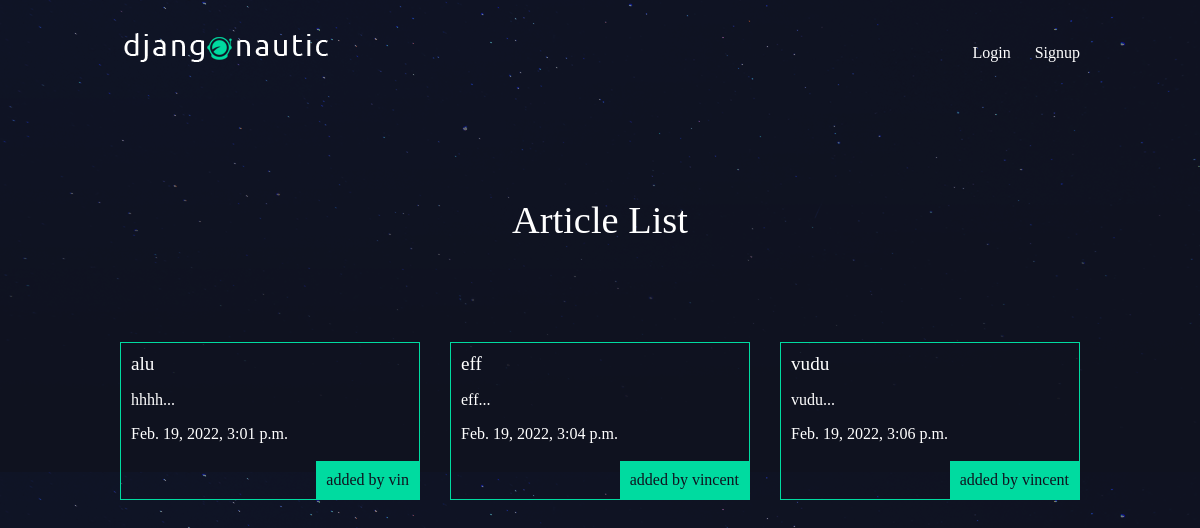
The page / on the database its author committed.
### articles/models.py (models this page shows, shortened)
class Article(models.Model):
    title = models.CharField(max_length=100)
    slug = models.SlugField()
    body = models.TextField()
    date = models.DateTimeField(auto_now_add=True)
    thumb = models.ImageField(default='default.png', blank=True)
    author = models.ForeignKey(User, default=None, on_delete=models.CASCADE)
    def snippet(self):
        return f"{self.body[:50]}..."

### articles/views.py (the view)
# urls.py: path('', views.articles_list, name="list"),
def articles_list(request):
    articles = Article.objects.all().order_by('date')
    return render(request, 'articles/article_list.html', {'articles': articles})

### articles/templates/articles/article_list.html (shortened to what this page needs)
{% extends 'base_layout.html' %}
{% block content %}
<h1 id="title">Article List</h1>
<div class="articles">
    {% for article in articles %}
        <div class="article">
            <h2><a href="{% url 'articles:detail' slug=article.slug %}">{{ article.title }}</a></h2>
            <p>{{ article.snippet }}</p>
            <p>{{ article.date }}</p>
            <p class="author">added by {{ article.author.username }}</p>
       </div>
    {% endfor %}
{% endblock content %}

### assets/style.css (style rules this page uses)
body { background-color: #0f121f; background-image: url('stars.png'); background-repeat-y: no-repeat; color: #fff; }
body * { font-family: Ubuntu; }
h1, h2, h3, h4, h5 { font-weight: normal; margin: 0; }
a, a:hover, a:visited { color:#fff; text-decoration: none; }
div.wrapper h1 { text-align: center; margin: 100px auto; font-size: 2.4em; }
.articles { display: grid; grid-template-columns: 1fr 1fr 1fr; grid-gap: 30px; }
.article { padding: 10px; border: 1px solid #00dba0; position: relative; padding-bottom: 40px; }
.article h2 { font-size: 1.2em; }
.article .author { padding: 10px; background: #00dba0; position: absolute; right: 0; bottom: 0; margin: 0; color: #0f121f; }

### rows shown on the page
Article: title "alu", snippet "hhhh...", date "Feb. 19, 2022, 3:01 p.m.", author.username "vin"
Article: title "eff", snippet "eff...", date "Feb. 19, 2022, 3:04 p.m.", author.username "vincent"
Article: title "vudu", snippet "vudu...", date "Feb. 19, 2022, 3:06 p.m.", author.username "vincent"
